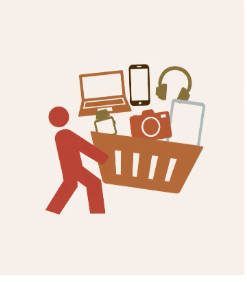
#> input picture web_app/imagens/seg_basket_person.png, 247 x 282 px, found by its file name
$ python crop_heads.py
#> lines starting #> are read from the running program, lines starting #| are printed output that depends on the picture
from PIL import Image

def crop_heads():
    orig = Image.open('imagens/seg_basket_person.png').convert('RGBA')
#> orig is the input picture: PIL image 247x282 RGBA; mean R, G, B, A 236.6, 218.2, 207.8, 255
    empty = Image.open('imagens/seg_basket_person_empty.png').convert('RGBA')
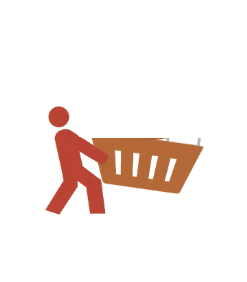
#> input picture web_app/imagens/seg_basket_person_empty.png, 247 x 282 px, found by its file name
#> empty is the input picture: PIL image 247x282 RGBA; mean R, G, B, A 20.9, 11.5, 8, 28.4

    # Bounding box around the head
    box = (45, 100, 80, 130)

    orig_head = orig.crop(box)
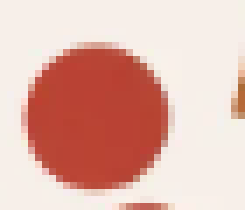
#> orig_head: PIL image 35x30 RGBA (shown 7 times larger); mean R, G, B, A 226.1, 182.8, 173.1, 255
    empty_head = empty.crop(box)
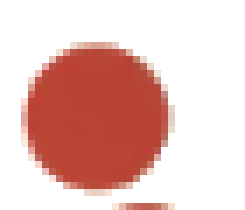
#> empty_head: PIL image 35x30 RGBA (shown 7 times larger); mean R, G, B, A 69.8, 32, 26.6, 93; transparent parts drawn white

    orig_head.save('scratch/head_orig.png')
    empty_head.save('scratch/head_empty.png')
    print("Saved head crops to scratch/head_orig.png and scratch/head_empty.png")

if __name__ == "__main__":
    crop_heads()
